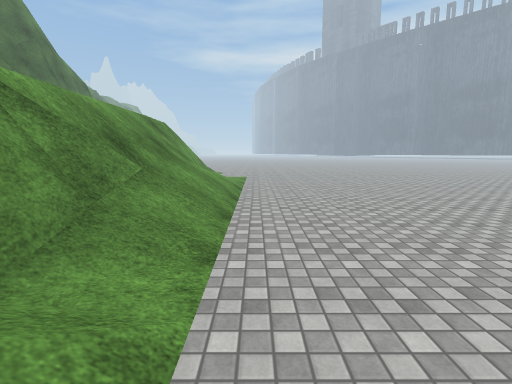
View 1 (above)

18 first-person views from a walk through a Unity game level. The camera is 1.3 m above the floor, tilts 8° down and sees 85° across. The floor is counted in squares, 1 m on a side. Each view is taken from the middle of a square. On the plan, view 1 faces up. The plan holds only what a view shows up to about 13 squares ahead; the rest is blank. The place goes on beyond the plan. Some surface patterns are stand-ins.

View 2
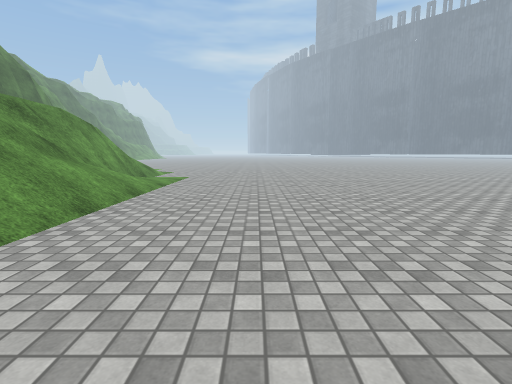

View 3
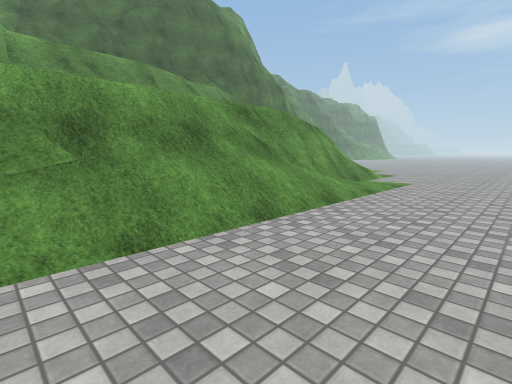

View 4
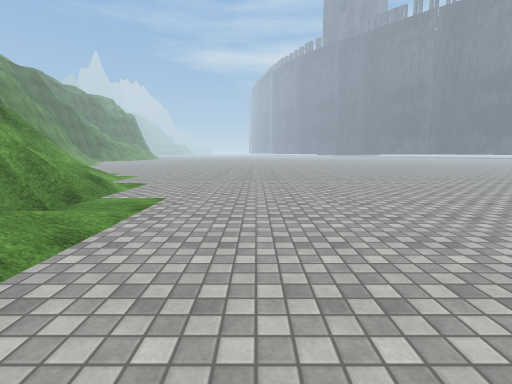

View 5
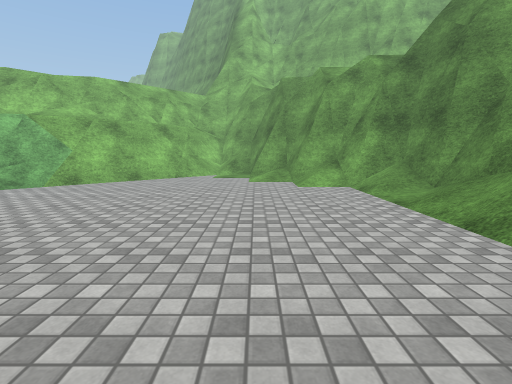

View 6
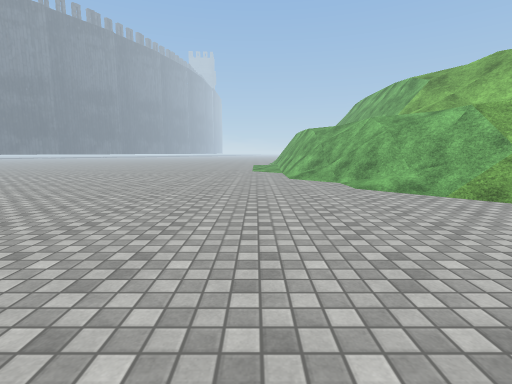

View 7
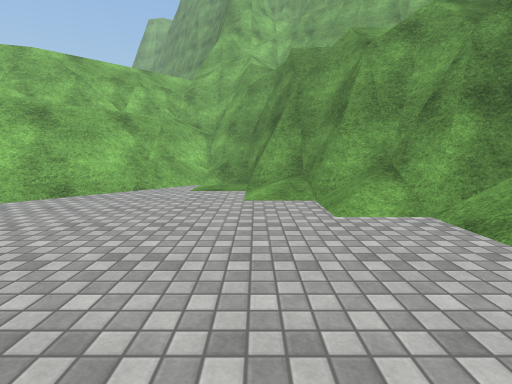

View 8
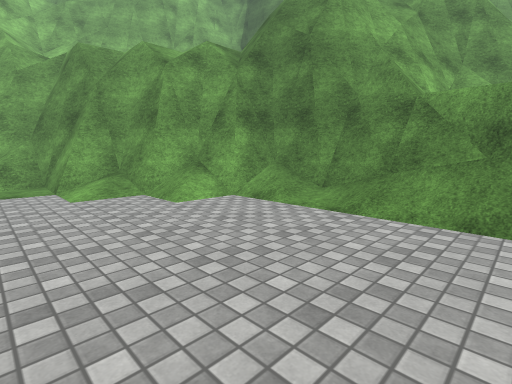

View 9
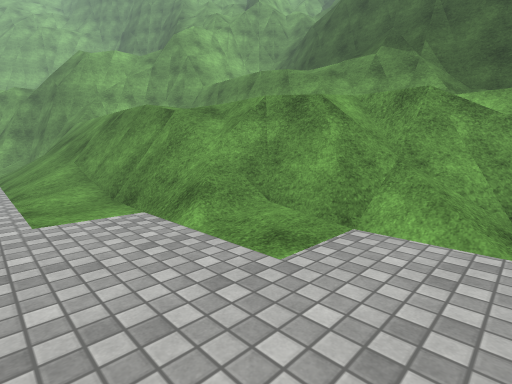

View 10
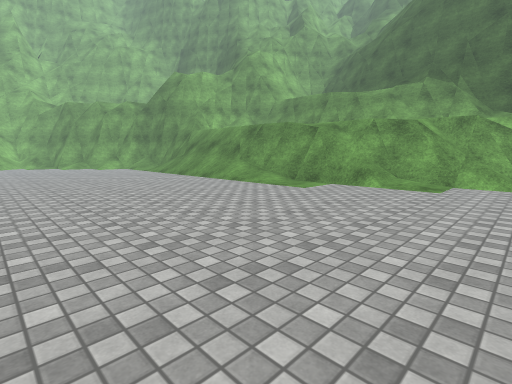

View 11
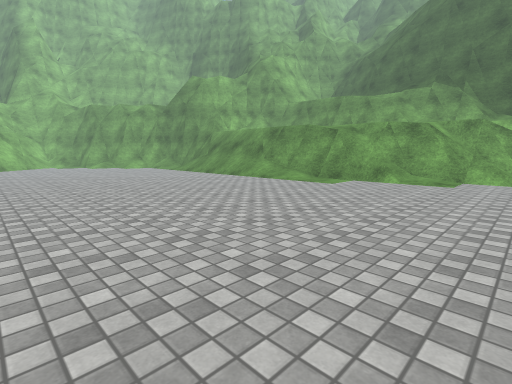

View 12
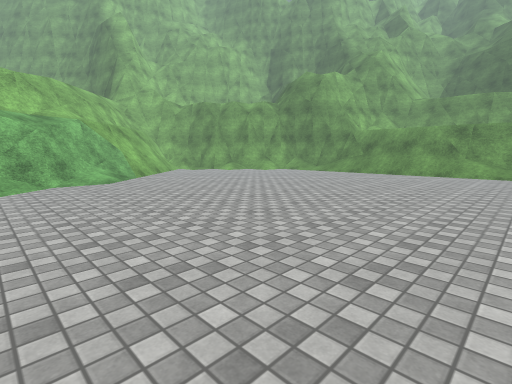

View 13
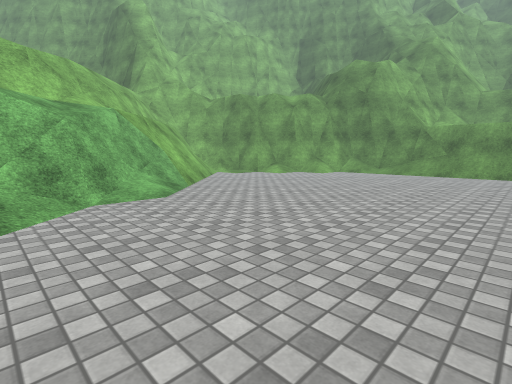

View 14
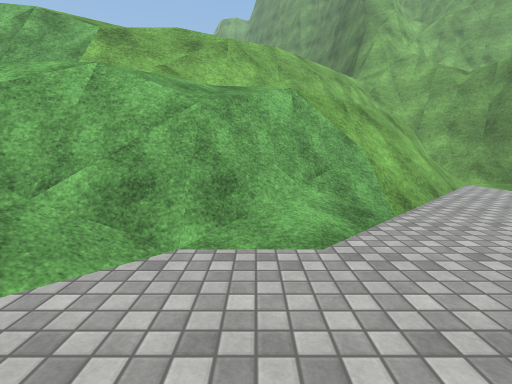

View 15
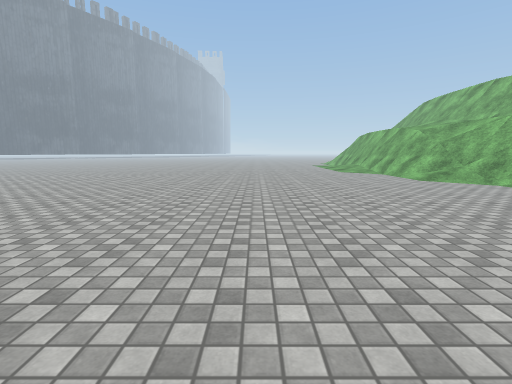

View 16
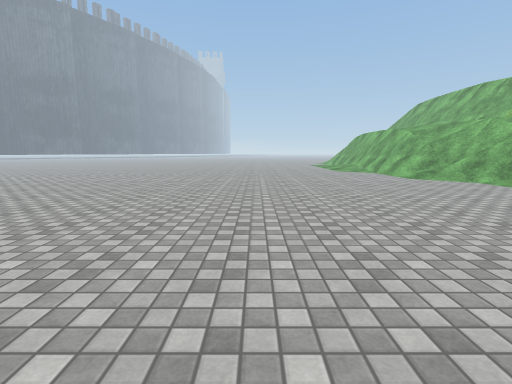

View 17
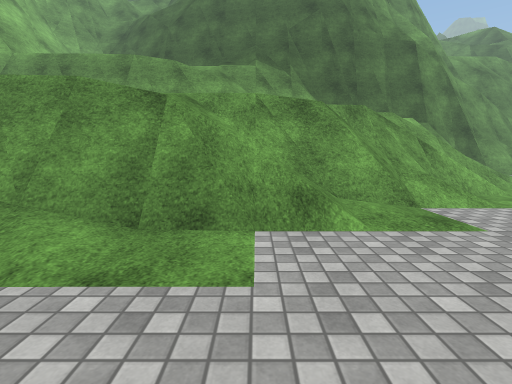

View 18
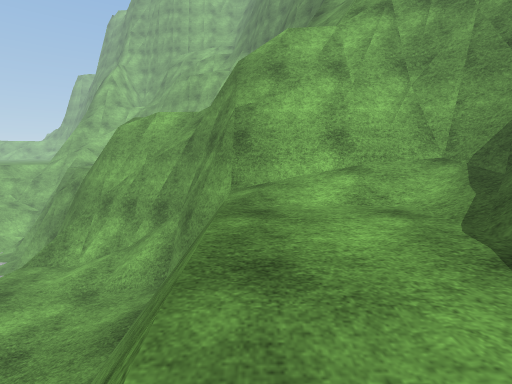

### Floor plan
Key: @ floor where view 1 was taken; # wall or solid block; x gap in a wall; . main floor; : floor 0.25 m higher than the main floor; + floor 2.75 m higher than the main floor; * floor 3 m higher than the main floor; % floor 3.75 m higher than the main floor; & floor 5.75 m higher than the main floor; $ floor 6 m higher than the main floor; / step, stairs or slope; = window, fence, low wall or low ledge; ^ raised ledge; v drop or lower ground; O other object.
Columns run from 20 left of view 1 to 17 right of it. Each row starts with its distance up from view 1.
 24           /= O............... .
 23      ^=   //==//.................. ...
 22      ^=/    #=//......................
 21      ^==    ///=:.....................
 20      #==    //##//....................
 19      ==^      =///....................
 18       v=/     ////....................
 17         //    ///=....................
 16          =    //v#....................
 15          =     +##:...................
 14        /v^     *##//..................
 13       $&v^      #=//..................
 12      $$$v^      #=//..................
 11     $$$$v^      =///..................
 10    /$$$$v^//    ////..................
  9    /$$$$v^//*   ////..................
  8  ^=///$$v^//**  ////..................
  7 ^^#/////v#/**** ////..................
  6 ^^=======#////**////..................
  5  ^^^^^^^^^////** =//..................
  4          ^=====x##//................./
  3          ^^^^^^%##/.................//
  2               ^###//.............//==#
  1                  #//............/O####
  0                  ###@/.........//##//*
 -1                  ^##//........//##//*
 -2                   ^###//.....===#/
 -3                    ^##//....====/   //
 -4                      ###...#=#/* //===
 -5                      ###../#=/**//=#//
 -6                       ##///==/ ====/

Positions as (right, up) in squares from view 1, and headings:
1: (0, 0), facing up
2: (3, 3), facing up
3: (3, 5), facing up-left
4: (2, 10), facing up
5: (3, 11), facing down
6: (3, 6), facing right
7: (3, 6), facing down
8: (5, 7), facing down-left
9: (0, 24), facing down-left
10: (8, 24), facing down-left
11: (10, 24), facing down-left
12: (17, 15), facing down-left
13: (17, 10), facing down-left
14: (14, 6), facing down
15: (4, 12), facing right
16: (3, 12), facing right
17: (2, 18), facing left
18: (-13, 14), facing down
